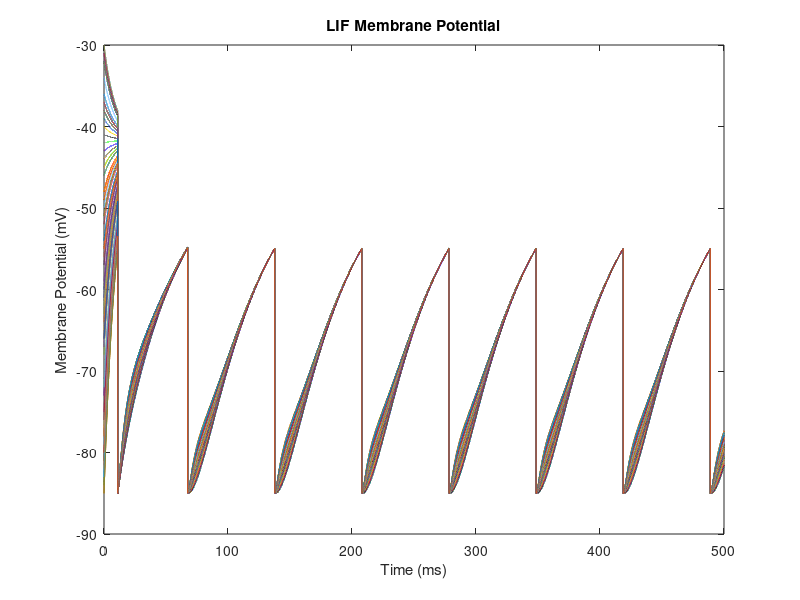
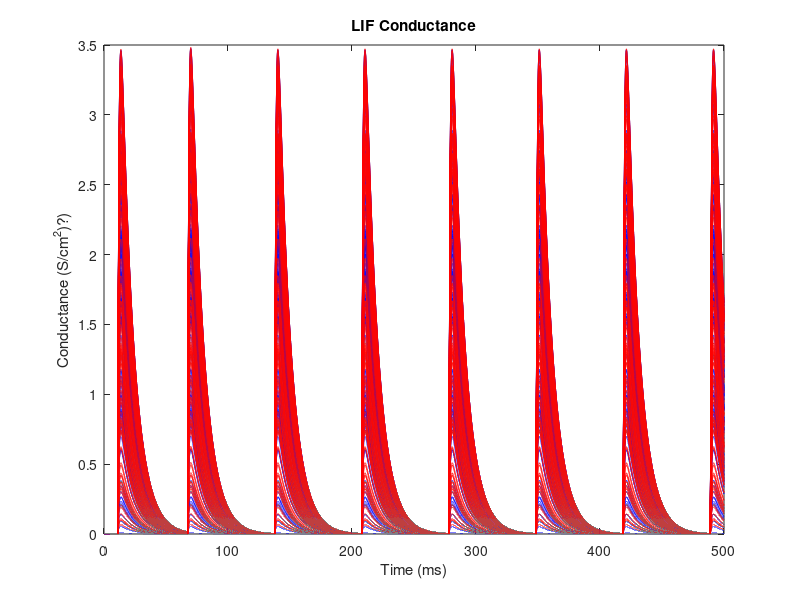
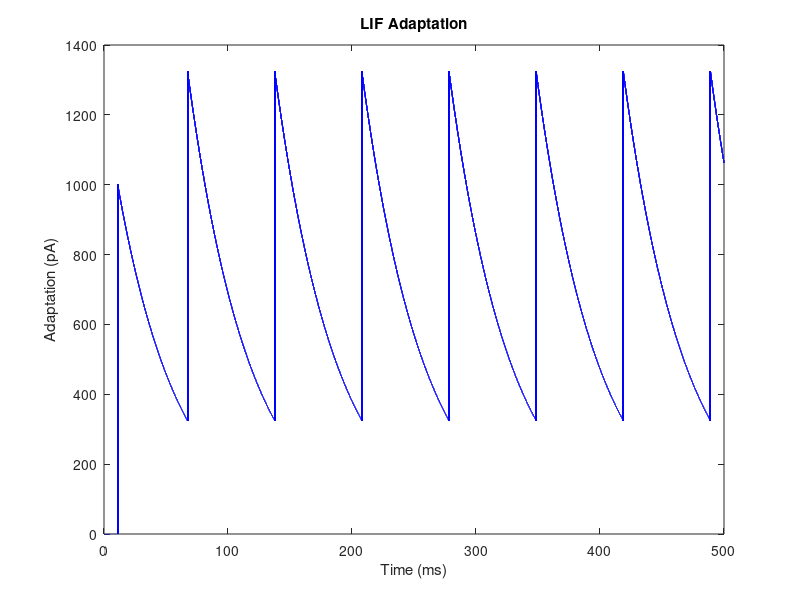

Here is the MATLAB script that generated these plots, in order:
%LIF forward euler simulation
%by Jonathan Gornet
%Last update: 7/31/2017

%need to make into a function

%--------------------------------------------------------------------------
%Simulation Parameters
SimTime     = 500;    %Simulation Time
TimeLength  = 100000; %Time Steps
TimeSpace   = linspace(0,SimTime,TimeLength);  %Time Space
dt          = TimeSpace(2); %differential
PopNum      = 100;    %Population of neurons

%--------------------------------------------------------------------------
%Simulation Variables
V           = zeros(PopNum,TimeLength); %Membrane Potential

a_e         = zeros(PopNum,TimeLength); %a term of alpha synapse
b_e         = zeros(PopNum,TimeLength); %b term of alpha synapse
g_e         = zeros(PopNum,TimeLength); %conductance of synapse

a_i         = zeros(PopNum,TimeLength); %a term of alpha synapse
b_i         = zeros(PopNum,TimeLength); %b term of alpha synapse
g_i         = zeros(PopNum,TimeLength); %conductance of synapse

a           = zeros(PopNum,TimeLength); %adaptation

%--------------------------------------------------------------------------
%Simulation Parameters
%LIF Parameters
E_L         = -65;   %Reversal potential
g_L         = 30.0;  %conductance
C           = 281.0; %capacitance
I_e         = 700;   %current
V_th        = -55;   %spike threshhold
V_spike     = -30;   %spike release
V_reset     = -85;   %reset value

%--------------------------------------------------------------------------
%Excitatory Synapse Parameters
tau_e       = 10;    %time constance of excitatory synapse
E_e         = 0;     %Excitatory reversal potential

%--------------------------------------------------------------------------
%Inhibitory Synapse Parameters
tau_i       = 10;    %time constance of inhibitory synapse
E_i         = -80;   %Inhibitory reversal potential

%--------------------------------------------------------------------------
%Weight Matrices
E_mat = randi([0,1000],[PopNum,1]);  %Excitatory Weights, needs work
I_mat = randi([0,1000],[PopNum,1]);  %Inhibitory Weights, needs work

%--------------------------------------------------------------------------
%Adaptation
adapt = 1000.*ones(PopNum,1);    %Threshhold adaptation
tau_a = 50;                      %adaptation time constant

%--------------------------------------------------------------------------
%Initial Conditions
V0range = [V_reset V_spike];
V(:,1) =  randi(V0range,[PopNum,1]);
%%

for t=1:TimeLength

%forward euler method 

%differential   prior value    LIF Equation                   excitatory synapse           inhibitory synapse            adaptation   current
V(:,t+1)        = V(:,t)        + (-g_L.*(V(:,t) - E_L)./C   + -g_e(:,t).*(V(:,t)-E_e)./C  + -g_i(:,t).*(V(:,t)-E_i)./C + -a(:,t)./C + I_e./C).*dt;

%--------------------------------------------------------------------------

%alpha synapses, excitatory
a_e(:,t+1)      = a_e(:,t)      + -a_e(:,t).*dt./tau_e;
b_e(:,t+1)      = b_e(:,t)      + -b_e(:,t).*dt;

%conductance term
g_e(:,t+1)      = (a_e(:,t) - b_e(:,t)).*dt;

%--------------------------------------------------------------------------

%alpha synapses, excitatory
a_i(:,t+1)      = a_i(:,t)      + -a_i(:,t).*dt./tau_i;
b_i(:,t+1)      = b_i(:,t)      + -b_i(:,t).*dt;

%conductance term
g_i(:,t+1)      = (a_i(:,t) - b_i(:,t)).*dt;

%--------------------------------------------------------------------------

%adaptation
a(:,t+1)        = a(:,t)   + -a(:,t).*dt./tau_a;

%--------------------------------------------------------------------------

if V(:,t) > V_th

%V(:,t)     = V_spike;
V(:,t+1)   = V_reset;

%excitory synapse
a_e(:,t+1)  = a_e(:,t+1) + E_mat;
b_e(:,t+1)  = b_e(:,t+1) + E_mat;

%inhibitory synapse
a_i(:,t+1)  = a_i(:,t+1) + I_mat;
b_i(:,t+1)  = b_i(:,t+1) + I_mat;

%adaptation
a(:,t+1)    = a(:,t+1)   + adapt;

end

%--------------------------------------------------------------------------

end

%%
figure
plot(linspace(0,SimTime,TimeLength + 1),V)
xlabel('Time (ms)');ylabel('Membrane Potential (mV)');title('LIF Membrane Potential');

figure
plot(linspace(0,SimTime,TimeLength + 1),g_e,'b')
hold on
plot(linspace(0,SimTime,TimeLength + 1),g_i,'r')
xlabel('Time (ms)');ylabel('Conductance (S/cm^2)?)');title('LIF Conductance');

figure
plot(linspace(0,SimTime,TimeLength + 1),a,'b')
xlabel('Time (ms)');ylabel('Adaptation (pA)');title('LIF Adaptation');
